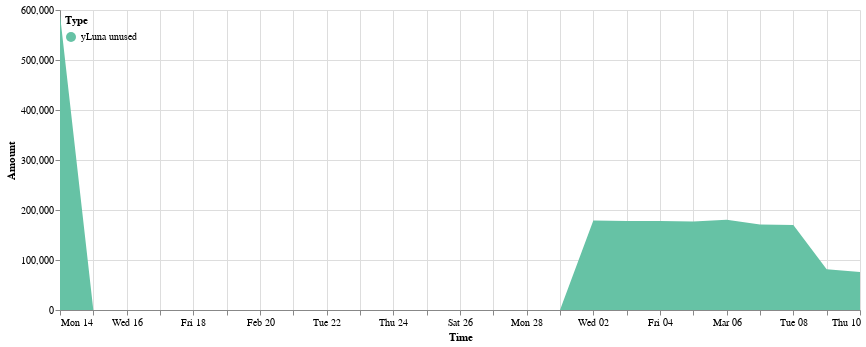

The notebook cell this image was saved under:
### Code cell
cp.get_yluna_time_area_chart(dp.y_unused, 
               alt.Scale(scheme='set2'),
               min_date = dp.y_unused.Time.min(),
               max_date = dp.y_unused.Time.max(),
               top_padding = 10000
        ).properties(width=800).configure_view(strokeOpacity=0)

### Figure 1 — Vega-Lite specification as saved in the notebook (floating-point values rounded to 4 significant figures)
{"config": {"view": {"continuousWidth": 400, "continuousHeight": 300, "strokeOpacity": 0}}, "data": {"name": "data-6d03d409895cce6efca22e5553a5ccd1"}, "mark": "area", "encoding": {"color": {"field": "Type", "legend": {"direction": "vertical", "legendY": 0, "orient": "none", "padding": 5}, "scale": {"scheme": "set2"}, "type": "nominal"}, "tooltip": [{"field": "Time", "format": "%Y-%m-%d", "type": "temporal"}, {"field": "Type", "type": "nominal"}, {"field": "Amount (millions)", "type": "nominal"}], "x": {"field": "Time", "scale": {"domain": ["2022-02-14", "2022-03-10"]}, "type": "temporal"}, "y": {"field": "Amount", "scale": {"domain": [0, 600900.0]}, "type": "quantitative"}}, "width": 800, "$schema": "https://vega.github.io/schema/vega-lite/v4.17.0.json", "datasets": {"data-6d03d409895cce6efca22e5553a5ccd1": [{"Time": "2022-02-14", "Amount signed": 886900.0, "Amount": 590900.0, "Type": "yLuna unused", "Amount (millions)": "0.59M"}, {"Time": "2022-02-15", "Amount signed": 203500.0, "Amount": 0.0, "Type": "yLuna unused", "Amount (millions)": "0.0M"}, {"Time": "2022-02-16", "Amount signed": 34800.0, "Amount": 0.0, "Type": "yLuna unused", "Amount (millions)": "0.0M"}, {"Time": "2022-02-17", "Amount signed": 390200.0, "Amount": 0.0, "Type": "yLuna unused", "Amount (millions)": "0.0M"}, {"Time": "2022-02-18", "Amount signed": 18930.0, "Amount": 0.0, "Type": "yLuna unused", "Amount (millions)": "0.0M"}, {"Time": "2022-02-19", "Amount signed": 8557.0, "Amount": 0.0, "Type": "yLuna unused", "Amount (millions)": "0.0M"}, {"Time": "2022-02-20", "Amount signed": 4740.0, "Amount": 0.0, "Type": "yLuna unused", "Amount (millions)": "0.0M"}, {"Time": "2022-02-21", "Amount signed": -6418.0, "Amount": 0.0, "Type": "yLuna unused", "Amount (millions)": "0.0M"}, {"Time": "2022-02-22", "Amount signed": 1663.0, "Amount": 0.0, "Type": "yLuna unused", "Amount (millions)": "0.0M"}, {"Time": "2022-02-23", "Amount signed": 4500.0, "Amount": 0.0, "Type": "yLuna unused", "Amount (millions)": "0.0M"}, {"Time": "2022-02-24", "Amount signed": -342.0, "Amount": 0.0, "Type": "yLuna unused", "Amount (millions)": "0.0M"}, {"Time": "2022-02-25", "Amount signed": 4035.0, "Amount": 0.0, "Type": "yLuna unused", "Amount (millions)": "0.0M"}, {"Time": "2022-02-26", "Amount signed": 32360.0, "Amount": 0.0, "Type": "yLuna unused", "Amount (millions)": "0.0M"}, {"Time": "2022-02-27", "Amount signed": 478.2, "Amount": 0.0, "Type": "yLuna unused", "Amount (millions)": "0.0M"}, {"Time": "2022-02-28", "Amount signed": -1118.0, "Amount": 0.0, "Type": "yLuna unused", "Amount (millions)": "0.0M"}, {"Time": "2022-03-01", "Amount signed": -789.2, "Amount": 0.0, "Type": "yLuna unused", "Amount (millions)": "0.0M"}, {"Time": "2022-03-02", "Amount signed": 200900.0, "Amount": 179100.0, "Type": "yLuna unused", "Amount (millions)": "0.18M"}, {"Time": "2022-03-03", "Amount signed": 597.3, "Amount": 178300.0, "Type": "yLuna unused", "Amount (millions)": "0.18M"}, {"Time": "2022-03-04", "Amount signed": 2053.0, "Amount": 178400.0, "Type": "yLuna unused", "Amount (millions)": "0.18M"}, {"Time": "2022-03-05", "Amount signed": 7005.0, "Amount": 177300.0, "Type": "yLuna unused", "Amount (millions)": "0.18M"}, {"Time": "2022-03-06", "Amount signed": 33240.0, "Amount": 181000.0, "Type": "yLuna unused", "Amount (millions)": "0.18M"}, {"Time": "2022-03-07", "Amount signed": 263300.0, "Amount": 171200.0, "Type": "yLuna unused", "Amount (millions)": "0.17M"}, {"Time": "2022-03-08", "Amount signed": 96260.0, "Amount": 170200.0, "Type": "yLuna unused", "Amount (millions)": "0.17M"}, {"Time": "2022-03-09", "Amount signed": 167800.0, "Amount": 81740.0, "Type": "yLuna unused", "Amount (millions)": "0.08M"}, {"Time": "2022-03-10", "Amount signed": 395.7, "Amount": 76090.0, "Type": "yLuna unused", "Amount (millions)": "0.08M"}]}}
